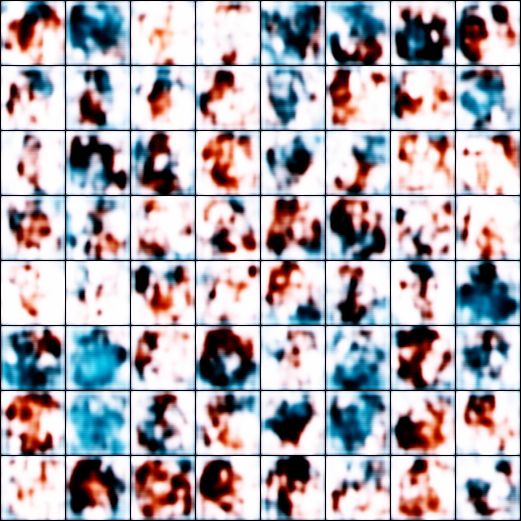
#> input picture gen_images/fake_image_00001000.png, 1042 x 1042 px, given in place of 11.jpg, which was not available (shown at 1/2 size)
$ jupyter execute --allow-errors Preprocessing.ipynb
#> lines starting #> are read from the running program, lines starting #| are printed output that depends on the picture; pictures that were not available may be replaced by others from this repository, and a replacement may not be noted
[cell 1]
import pandas as pd
import numpy as np
import os
from PIL import Image, ImageChops
import matplotlib.pyplot as plt

#> (a cell that did not finish here is left out)

[cell 3]
def trim(im):
    bg = Image.new(im.mode, im.size, im.getpixel((0,0)))
    diff = ImageChops.difference(im, bg)

    bbox = diff.getbbox()
    if bbox:
        width = bbox[2] - bbox[0]
        height = bbox[3] - bbox[1]
        if height > width:
            d = height - width
            new_bbox = (bbox[0]-d//2, bbox[1], bbox[2] + (d-d//2), bbox[3])
        else:
            d = width - height
            new_bbox = (bbox[0], bbox[1]- d//2, bbox[2], bbox[3] + (d-d//2))

        desired_size = max(height, width)
        new_bbox = (max(bbox[0], 0), max(bbox[1], 0), min(im.size[0], bbox[2]), min(im.size[1], bbox[3]))
        cropped = im.crop(new_bbox)

        width = new_bbox[2] - new_bbox[0]
        height = new_bbox[3] - new_bbox[1]

        new_im = Image.new("RGB", (desired_size, desired_size), "WHITE")
        new_im.paste(cropped, ((desired_size-width)//2, (desired_size-height)//2))

        return new_im

[cell 4]
rt = "imgs/"
img = Image.open(os.path.join(rt, "11.jpg")).convert('RGBA')
new_image = Image.new("RGBA", img.size, "WHITE")
#> new_image: PIL image 1042x1042 RGBA; every value is 255
new_image.paste(img, (0, 0), img)
img = new_image.convert('RGB')
#> img is the input picture: PIL image 1042x1042 RGB; mean R, G, B 173.1, 167.9, 174.3

img = img.rotate(-5, resample=Image.NEAREST,expand=True, fillcolor='white')
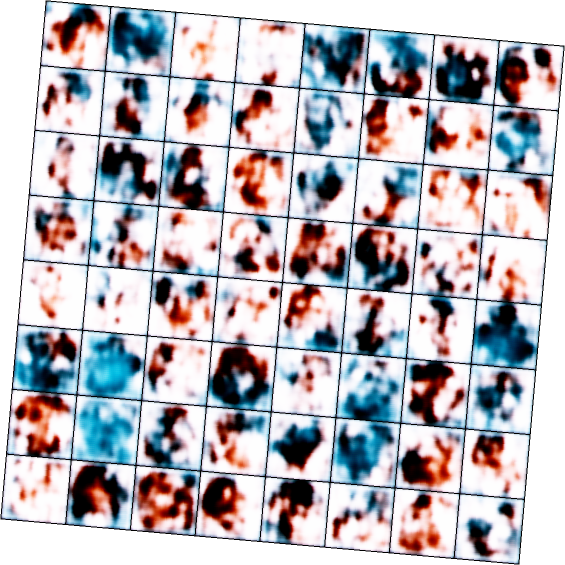
#> img: PIL image 1130x1130 RGB (shown at 1/2 size); mean R, G, B 185.3, 181, 186.4

img = trim(img)
#> in trim, `bg = Image.new(im.mode, im.size, im.getpixel((0,0)))`: bg: PIL image 1130x1130 RGB; every value is 255
#> in trim, `diff = ImageChops.difference(im, bg)`:
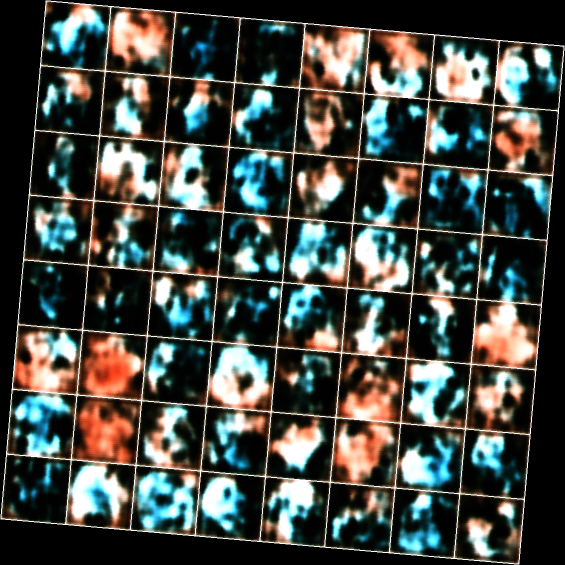
#> diff: PIL image 1130x1130 RGB (shown at 1/2 size); mean R, G, B 69.7, 74, 68.6
#> in trim, `bbox = diff.getbbox()`: bbox = (1, 1, 1129, 1129)
#> in trim, `width = bbox[2] - bbox[0]`: width = 1128
#> in trim, `d = width - height`: d = 0
#> in trim, `new_bbox = (bbox[0], bbox[1]- d//2, bbox[2], bbox[3] + (d-d//2))`: new_bbox = (1, 1, 1129, 1129)
#> in trim, `desired_size = max(height, width)`: desired_size = 1128
#> in trim, `cropped = im.crop(new_bbox)`:
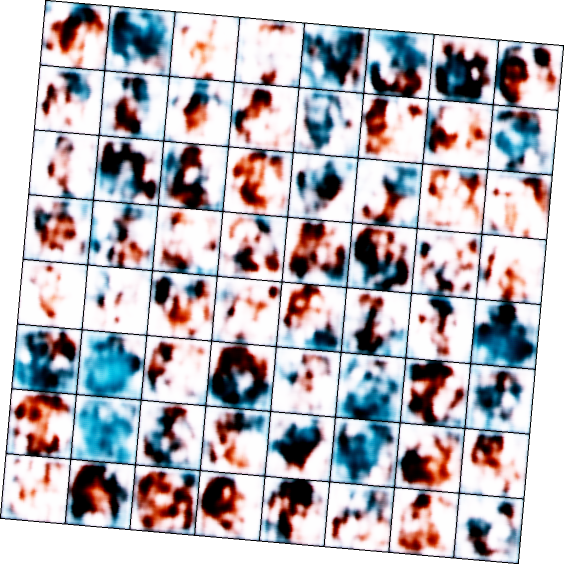
#> cropped: PIL image 1128x1128 RGB (shown at 1/2 size); mean R, G, B 185.1, 180.7, 186.1
#> in trim, `new_im = Image.new("RGB", (desired_size, desired_size), "WHITE")`: new_im: PIL image 1128x1128 RGB; every value is 255

if img.size[0] < 512:
    img = img.resize((512,512), resample=Image.BILINEAR)

else:
    img = img.resize((512,512), resample=Image.LANCZOS)
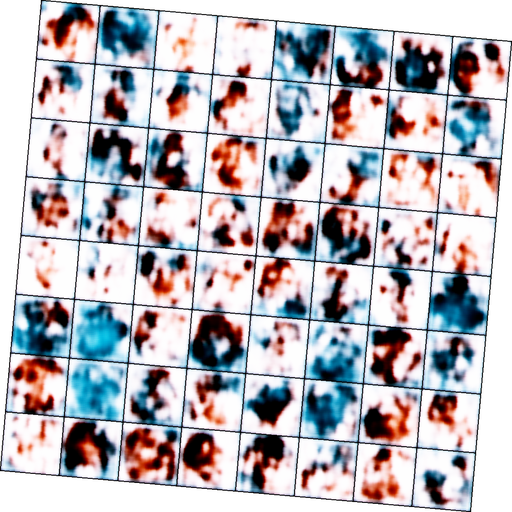
#> img: PIL image 512x512 RGB; mean R, G, B 185, 180.6, 185.9


#img = img.transpose(Image.FLIP_LEFT_RIGHT)
img

[cell 5]
from os import walk

files = []
for (dirpath, dirnames, filenames) in walk("./imgs"):
    files = filenames
    break

[cell 6]
to_remove = []
for f in files:
    file_type = f[-3:]
    name = f[:-4]

    if "._" in name:
        to_remove.append(f)
        continue

for r in to_remove:
    files.remove(r)
    #print(r)
    #os.system("rm " + os.path.join(rt, r))

for f in files:
    file_type = f[-3:]
    name = f[:-4]
    try:
        ind = name.find("-")
        if ind != -1:
            num = int(name[:ind])
        else:
            num = int(name)
    except:
        print(f)

$ run again, on gen_images/fake_image_00001500.png
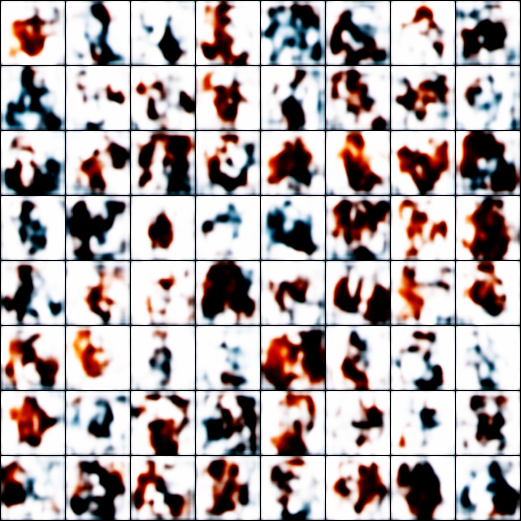
#> input picture gen_images/fake_image_00001500.png, 1042 x 1042 px, given in place of 11.jpg, which was not available (shown at 1/2 size)
#> new_image: PIL image 1042x1042 RGBA; every value is 255
#> img is the input picture: PIL image 1042x1042 RGB; mean R, G, B 175.8, 166, 166.4
#> bg: PIL image 1130x1130 RGB; every value is 255
#> in trim, `diff = ImageChops.difference(im, bg)`:
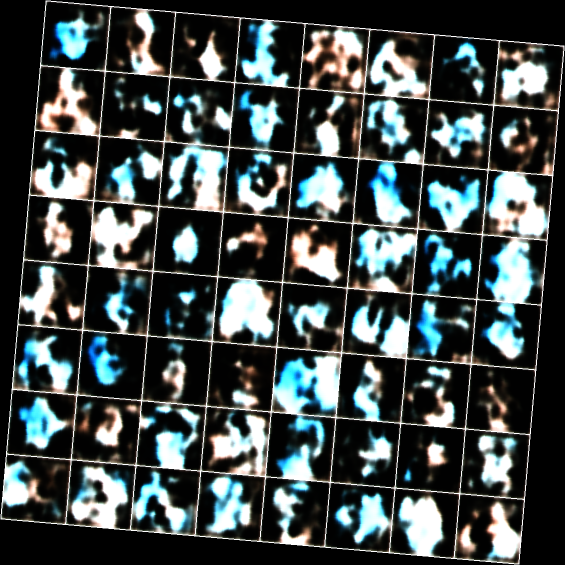
#> diff: PIL image 1130x1130 RGB (shown at 1/2 size); mean R, G, B 67.3, 75.7, 75.3
#> bbox = (1, 1, 1129, 1129)
#> width = 1128
#> d = 0
#> new_bbox = (1, 1, 1129, 1129)
#> desired_size = 1128
#> new_im: PIL image 1128x1128 RGB; every value is 255
#> `img = img.resize((512,512), resample=Image.LANCZOS)`:
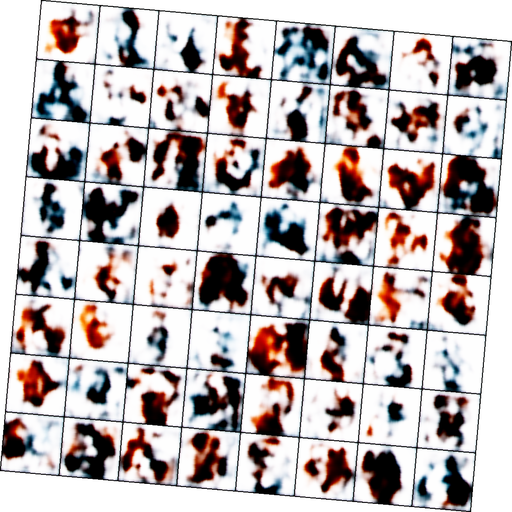
#> img: PIL image 512x512 RGB; mean R, G, B 187.2, 178.9, 179.2

$ run again, on gen_images/fake_image_00002000.png
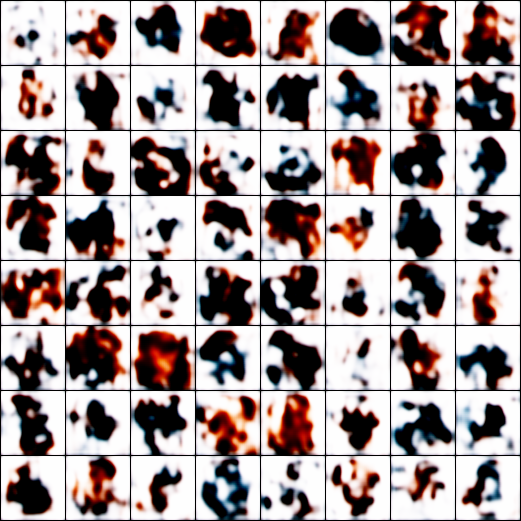
#> input picture gen_images/fake_image_00002000.png, 1042 x 1042 px, given in place of 11.jpg, which was not available (shown at 1/2 size)
#> new_image: PIL image 1042x1042 RGBA; every value is 255
#> img is the input picture: PIL image 1042x1042 RGB; mean R, G, B 161.8, 150.8, 150.9
#> bg: PIL image 1130x1130 RGB; every value is 255
#> in trim, `diff = ImageChops.difference(im, bg)`:
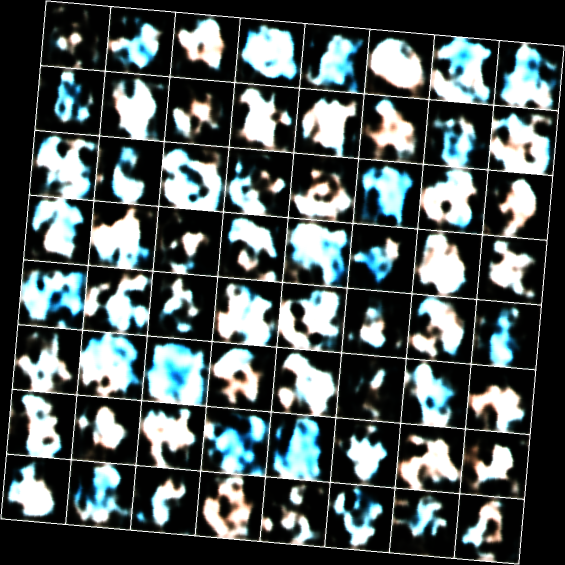
#> diff: PIL image 1130x1130 RGB (shown at 1/2 size); mean R, G, B 79.3, 88.6, 88.5
#> bbox = (1, 1, 1129, 1129)
#> width = 1128
#> d = 0
#> new_bbox = (1, 1, 1129, 1129)
#> desired_size = 1128
#> new_im: PIL image 1128x1128 RGB; every value is 255
#> `img = img.resize((512,512), resample=Image.LANCZOS)`:
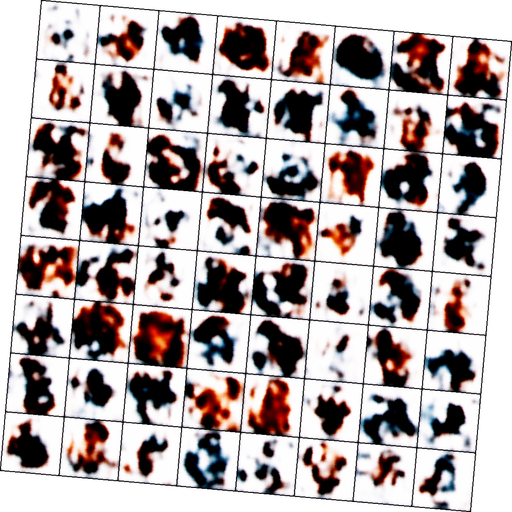
#> img: PIL image 512x512 RGB; mean R, G, B 175.1, 165.8, 165.9
